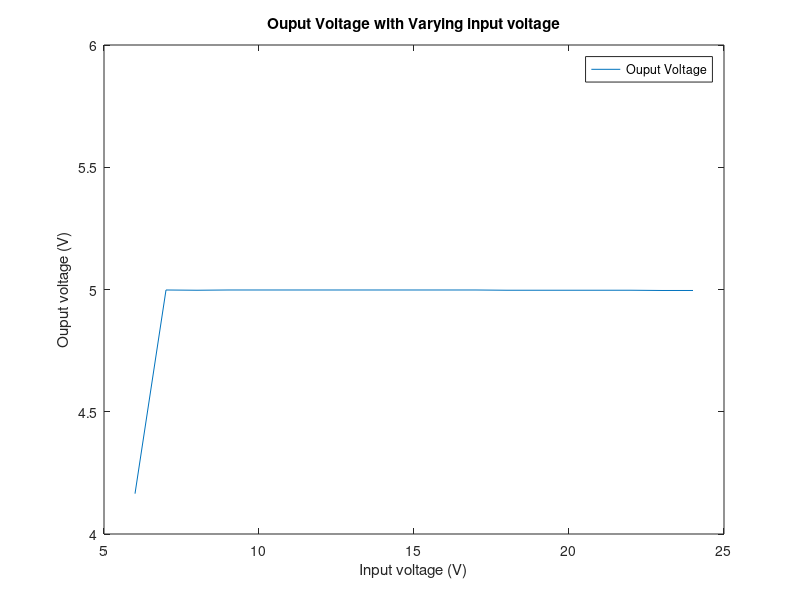

The MATLAB source for this figure:
%This file is used to plot the results for varying input voltage for the 1 Amp converter

InputV = [6:24];
OutputV = [4.165,4.998,4.997,4.998,4.998,4.998,4.998,4.998,4.998,4.998,4.998,4.998,4.997,4.997,4.997,4.997,4.997,4.996,4.996];



plot(InputV,OutputV);
title('Ouput Voltage with Varying input voltage');
xlabel('Input voltage (V)');
ylabel('Ouput voltage (V)');
%legend({'y = sin(x)','y = cos(x)'},'Location','southwest')
legend({'Ouput Voltage'})
axis([5 25 4 6])
